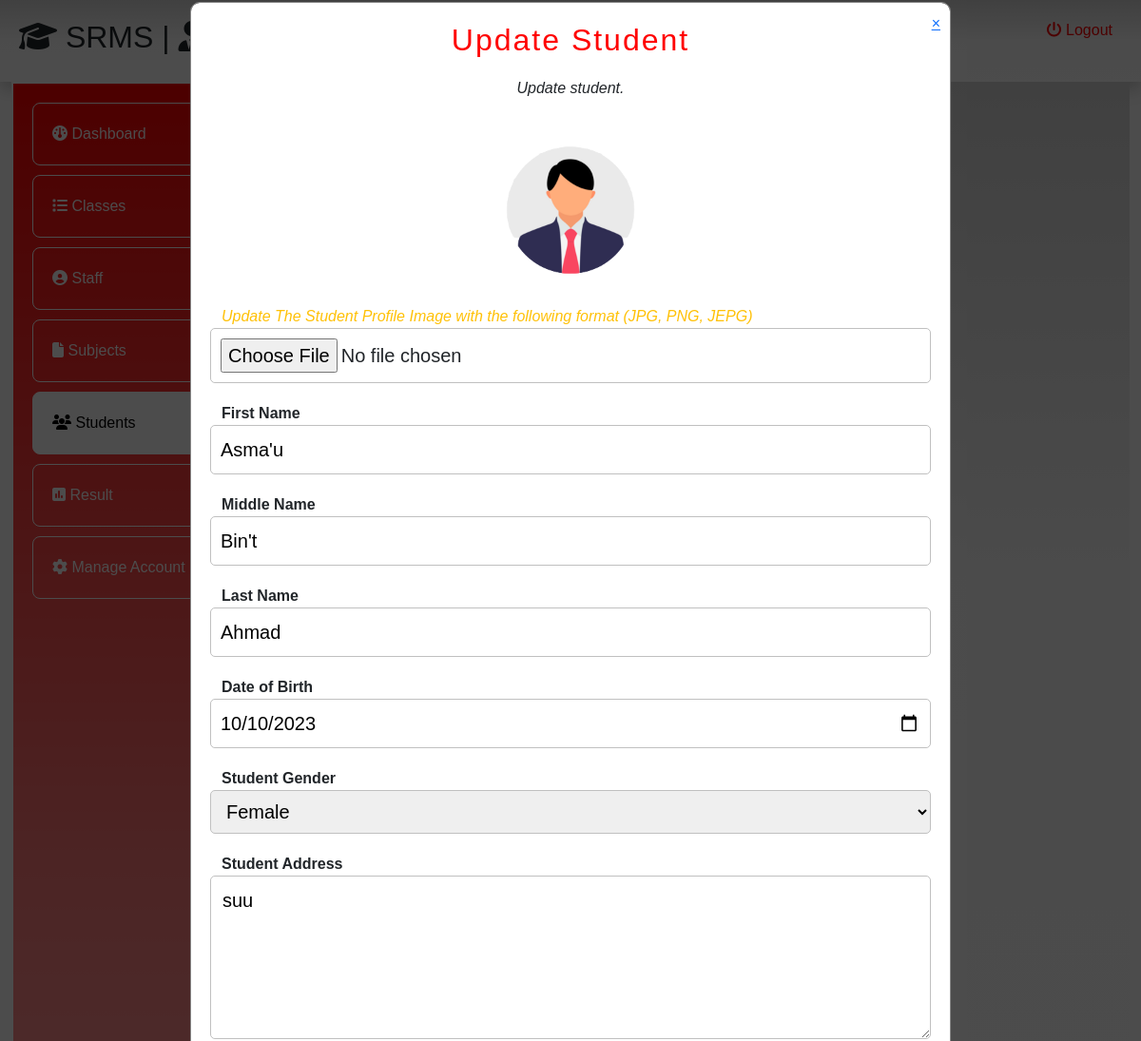
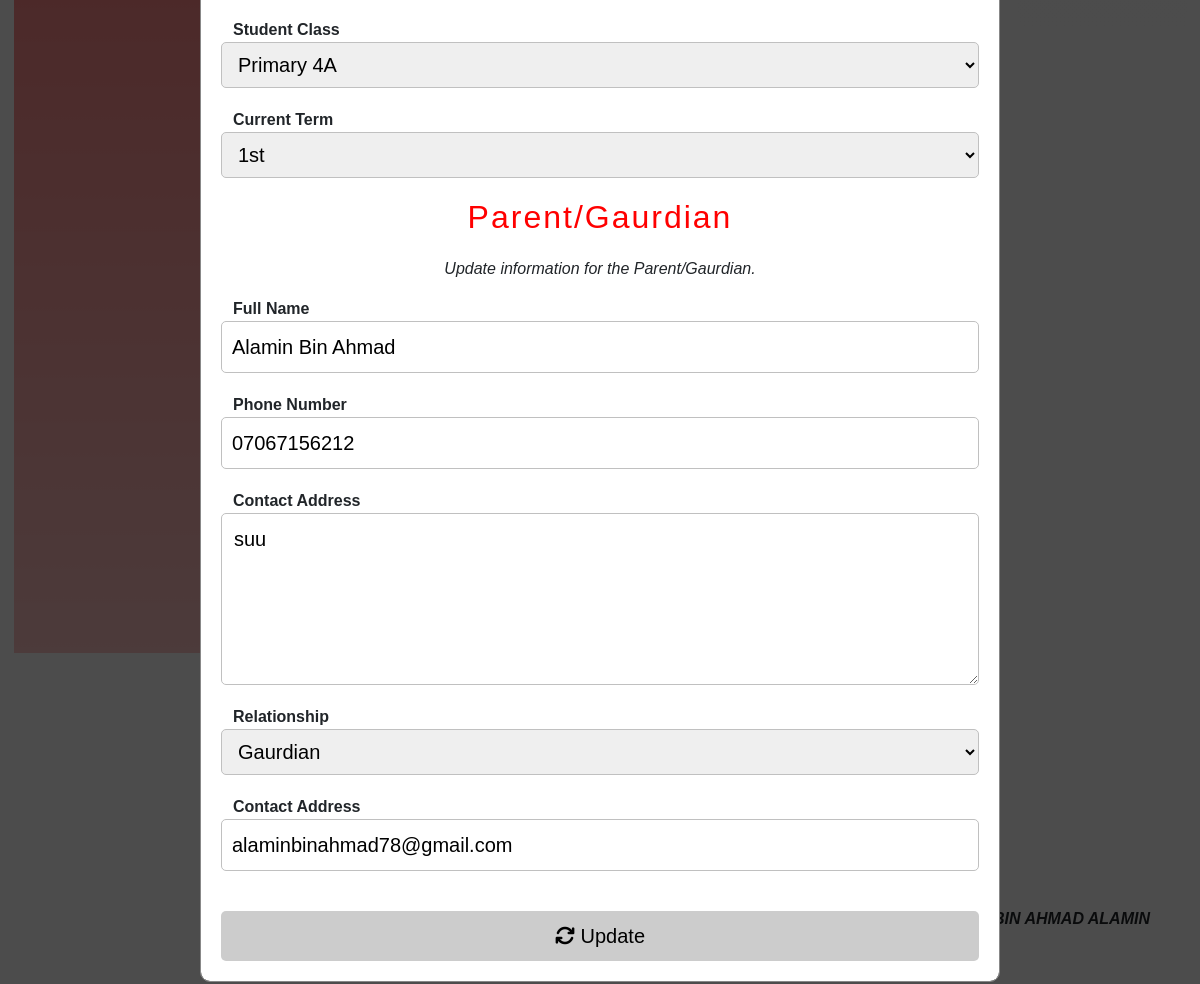
The app's page /get-student/2 (signed in) with its own data (2 pictures, top to bottom).
### rpms/models.py (models this page shows, shortened)
class Student(models.Model):
    stu_fullname = models.CharField(max_length=100, blank=True)
    stu_uuid = models.CharField(max_length=1000, blank=True)
    stu_id = models.CharField(max_length=100, blank=True)
    f_name = models.CharField(max_length=100, blank=True)
    l_name = models.CharField(max_length=100, blank=True)
    m_name = models.CharField(max_length=100, blank=True)
    dob = models.CharField(max_length=100, blank=True)
    gender = models.CharField(max_length=100, blank=True)
    class_name = models.CharField(max_length=100, blank=True)
    term = models.CharField(max_length=100, blank=True)
    stu_address = models.TextField(max_length=50000, blank=True)
    g_fullname = models.CharField(max_length=100, blank=True)
    g_phone_number = models.CharField(max_length=100, blank=True)
    g_address = models.CharField(max_length=100, blank=True)
    relationship = models.CharField(max_length=100, blank=True)
    email = models.CharField(max_length=100, blank=True)
    date_registered = models.CharField(max_length=100, blank=True)
    last_update = models.CharField(max_length=100, blank=True)
    student_photo = models.ImageField(upload_to='student_profile', default='profile.png')
    overAll_marks = models.IntegerField(null=True, blank=True, default=0)

### rpms/views.py (the view)
# urls.py: path('get-student/<int:id>', views.get_student, name='get-student'),
@login_required(login_url='login')
def get_student(request, id):
    student = Student.objects.get(id=id)
    current_user = Staff.objects.get(user=request.user)
    return render(request, "update-student.html", {"student": student, "current_user": current_user})

### templates/update-student.html (shortened to what this page needs)
<!DOCTYPE html>
<html lang="en">
<head>
    <link rel="stylesheet" href="https://cdnjs.cloudflare.com/ajax/libs/font-awesome/6.4.2/css/all.min.css">
    <link rel="stylesheet" href="https://fontawesome.com/icons/lips?f=classic&s=solid">
    <link rel="stylesheet" href="../static/bootstrap/css/bootstrap.min.css">
    <link rel="stylesheet" href="../static/style.css">
</head>
<body>
    <div class="up-header">
        <div class="brand"><h2><i class="fa fa-graduation-cap"></i> SRMS |  User {{current_user.role}}</h2></div>
        <div class="end-content"><a href="#"><i class="fa fa-power-off"></i> Logout</a></div>
    </div>
    <div class="container-fluid">
        <nav class="nav-section desk">
            <ul>
                <li><a href="#"><i class="fa fa-gauge"></i> Dashboard</a></li>
                <li><a href="#"><i class="fa fa-list"></i> Classes</a></li>
                <li><a href="#"><i class="fa fa-user-circle"></i> Staff</a></li>
                <li><a href="#"><i class="fa fa-file"></i> Subjects</a></li>
                <li class="active"><a href="#"><i class="fa fa-users"></i> Students</a></li>
                <li><a href="#"><i class="fa-solid fa-square-poll-vertical"></i> Result</a></li>
                <li class="ma"><a href="#"><i class="fa fa-gear"></i> Manage Account</a></li>
            </ul>
        </nav>
        <main class="main-section">
            <div id="myModal" class="modal">
                <div class="modal-content">
                    <a href="/student" class="close" id="closeModalBtn">&times;</a>
                    <h2>Update Student</h2>
                    <p><i>Update student.</i></p>
                    <img src="{{student.student_photo.url}}" alt="" height="100" weight="100">
                    <form id="student" method="post" action="/update-student/{{student.id}}" enctype="multipart/form-data">
                        <div class="row">
                            <span class="text-warning"><i>Update The Student Profile Image with the following format (JPG, PNG, JEPG)</i></span>
                            <input type="file" id="profileimg" name="profileimg" placeholder="Profile Image">
                        </div>
                        <div class="row">
                            <span><b>First Name</b></span>
                            <input type="text" id="fname" name="fname" placeholder="First Name" value="{{student.f_name}}">
                        </div>
                        <div class="row">
                            <span><b>Middle Name</b></span>
                            <input type="text" id="mname" name="mname" placeholder="Middle Name (Optional)" value="{{student.m_name}}">
                        </div>
                        <div class="row">
                            <span><b>Last Name</b></span>
                            <input type="text" id="lname" name="lname" placeholder="Last Name" value="{{student.l_name}}">
                        </div>
                        <div class="row">
                            <span><b>Date of Birth</b></span>
                            <input type="date" id="dob" name="dob" placeholder="Date of Birth" value="{{student.dob}}">
                        </div>
                        <div class="row">
                            <span><b>Student Gender</b></span>
                            <select name="gender" id="gender">
                                <option value="{{student.gender}}">{{student.gender}}</option>
                            </select>
                        </div>
                        <div class="row">
                            <span><b>Student Address</b></span>
                            <textarea name="stu_address" id="stu_address" cols="30" rows="5" placeholder="Contact Address">{{student.stu_address}}</textarea>
                        </div>
                        <div class="row">
                            <span><b>Student Class</b></span>
                            <select name="student_class" id="student_class">
                                <option value="{{student.class_name}}">{{student.class_name}}</option>
                            </select>
                        </div>
                        <div class="row">
                            <span><b>Current Term</b></span>
                            <select name="term" id="term">
                                <option value="{{student.term}}" class="after">{{student.term}}</option>
                            </select>
                        </div>
                        <h2>Parent/Gaurdian</h2>
                        <p><i>Update information for the Parent/Gaurdian.</i></p>
                        <div class="row">
                            <span><b>Full Name</b></span>
                            <input type="text" id="full_name" name="full_name" placeholder="Full Name" value="{{student.g_fullname}}">
                        </div>
                        <div class="row">
                            <span><b>Phone Number</b></span>
                            <input type="number" id="p_number" name="p_number" placeholder="Phone Number" value="{{student.g_phone_number}}">
                        </div>
                        <div class="row">
                            <span><b>Contact Address</b></span>
                            <textarea name="g_address" id="g_address" cols="30" rows="5" placeholder="Contact Address">{{student.g_address}}</textarea>
                        </div>
                        <div class="row">
                            <span><b>Relationship</b></span>
                            <select name="relationship" id="relationship">
                                <option value="{{student.g_fullname}}">{{student.relationship}}</option>
                            </select>
                        </div>
                        <div class="row">
                            <span><b>Contact Address</b></span>
                            <input type="email" id="email" name="email" placeholder="Email" value="{{student.email}}">
                        </div>
                        <button type="submit"><i class="fa fa-refresh"></i> Update</button>
                    </form>
                </div>
            </div>
            <div class="icons">
                <a href="#" id="openModalBtn2">
                </a> <br>
                <a href="#" id="openModalBtn3">
                </a><br>
                <span>Powered By - <i><b>BIN AHMAD ALAMIN</b></i></span>
            </div>
        </main>
    </div>
</body>
</html>

### static/style.css (style rules this page uses)
* { margin: 0; font-family: Arial, Helvetica, sans-serif; }
.up-header { background: linear-gradient(rgb(216, 216, 216), rgba(249, 249, 249, 0.484), rgba(255, 255, 255, 0.198)); box-shadow: 0 .5rem 1rem rgba(0,0,0, .2); display: flex; justify-content: space-between; padding: 20px; }
.container-fluid { display: flex; }
.nav-section { background: linear-gradient(red, rgba(255, 0, 0, 0.518), rgba(255, 0, 0, 0.227)); height: 80vh; border: 2px solid #fff; width: 30%; transition: all 1s; }
.nav-section ul li a { color: #fff; text-decoration: none; transition: all 2s; }
.nav-section ul li { padding: 20px; list-style: none; border: 1px solid #fff; margin-bottom: 10px; transition: all 1s; border-radius: 8px; }
.nav-section ul { padding: 20px; }
.end-content a { color: red; text-decoration: none; transition: all 1s; padding: 10px; }
.nav-section .active { background-color: #fff; }
.nav-section .active a { color: #000; }
.main-section { background: linear-gradient(rgb(216, 216, 216), rgba(249, 249, 249, 0.484), rgba(255, 255, 255, 0.198)); height: 50vh; width: 100%; }
.icons { position: absolute; right: 50px; bottom: 50px; line-height: 30px; }
.modal { display: none; position: fixed; top: 0; left: 0; width: 100%; height: 100%; background-color: rgba(0,0,0,0.7); transition: all 1s; }
.modal-content { background-color: #fff; margin: 2px auto; padding: 20px; border: 1px solid #888; width: 100%; max-width: 800px; position: relative; transition: all 1s; }
.close { position: absolute; top: 0; right: 0; padding: 10px; cursor: pointer; }
.modal-content { display: flex; flex-direction: column; align-items: center; justify-content: center; border-radius: 10px; }
.modal-content h2 { margin-bottom: 20px; font-family: Impact, Haettenschweiler, 'Arial Narrow Bold', sans-serif; letter-spacing: 2px; color: red; }
.row { display: flex; flex-direction: column; align-items: center; margin-bottom: 20px; width: 100%; }
form { display: flex; flex-direction: column; align-items: center; width: 100%; }
.modal-content .row input, select, textarea { width: 100%; font-size: 20px; padding: 10px; outline: none; border: 1px solid silver; border-radius: 5px; }
.modal-content button { background: #ccc; border: none; font-size: 20px; padding: 10px; margin-top: 20px; width: 100%; border-radius: 5px; cursor: pointer; transition: all 1s; }

### templates/update-student.html (style rules this page uses)
.modal { display: block; position: fixed; top: 0; left: 0; width: 100%; height: 100%; background-color: rgba(0,0,0,0.7); transition: all 1s; }
img { border-radius: 50%; height: 200px; width: 200px; }

### records on screen
Student: student_photo (placeholder picture), fname "Asma'u", mname "Bin't", lname "Ahmad", dob "10/10/2023", gender "Female", stu_address "suu", student_class "Primary 4A", term "1st", full_name "Alamin Bin Ahmad", p_number "07067156212", g_address "suu", relationship "Gaurdian", email "alaminbinahmad78@gmail.com"
